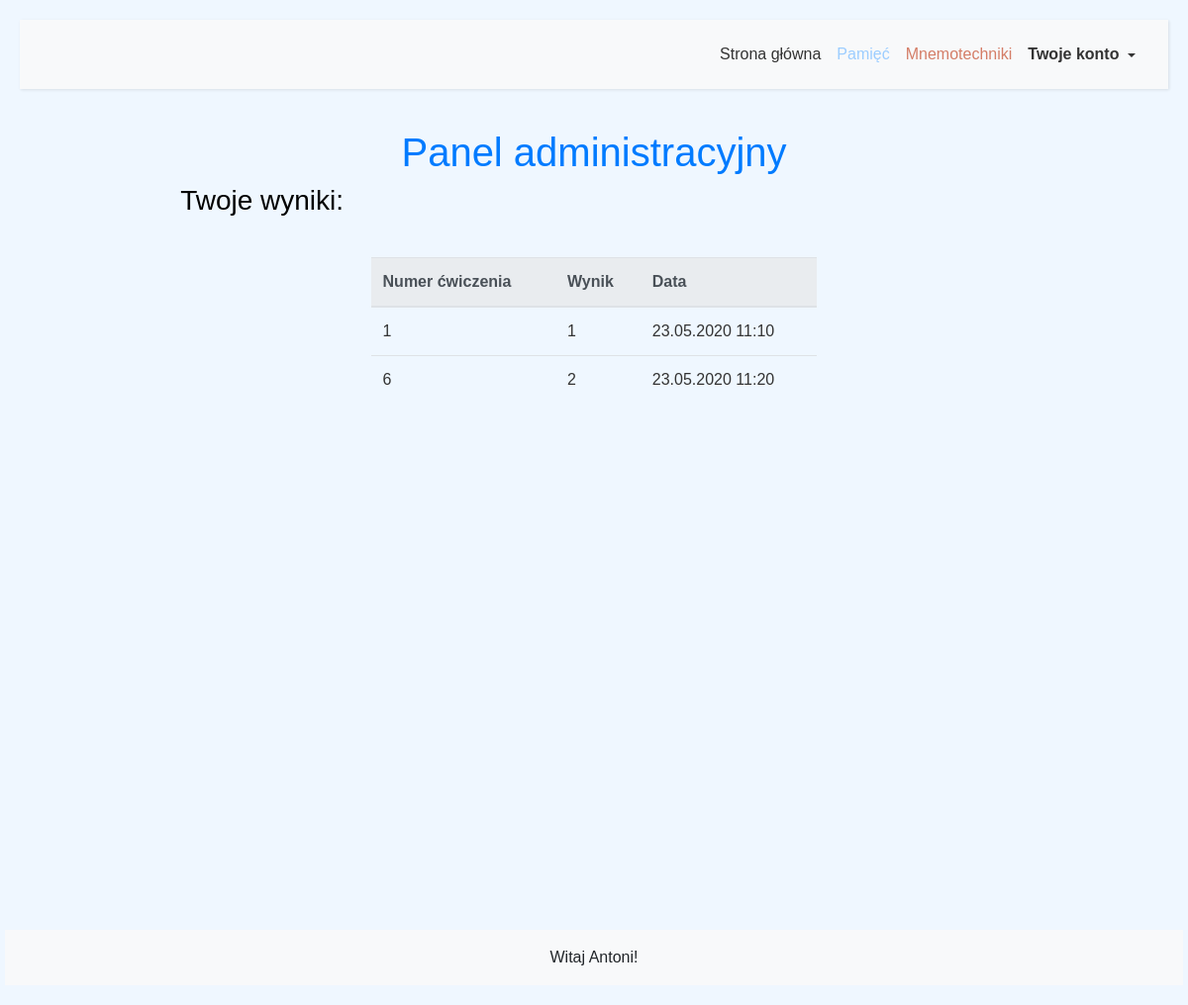
The page /konto (signed in) on the database its author committed.
### app.py (models this page shows, shortened)
class results(db.Model):
    _id = db.Column("id", db.Integer, primary_key=True, autoincrement=True)
    user_id = db.Column(db.Integer, db.ForeignKey('users.id'), nullable=False)
    exercise_id = db.Column(db.Integer, nullable=False)
    score = db.Column(db.Integer, nullable=False)
    date = db.Column(db.DateTime, nullable=False)

### app.py (the view)
@app.route('/konto')
def konto():
    return render_template("konto.html", twyniki = results.query.filter_by(user_id=session["id"]).all())

### templates/konto.html (shortened to what this page needs)
{% extends 'baseg.html' %}
{% set active_menu = "konto" %}
{% set active_page = None %}
{% block content %}
<div class="row justify-content-center">
    {% if session.role == 'admin' %}
    <h1><a href="{{url_for('view')}}">Panel administracyjny</a></h1>
    {% endif %}
</div>
{%  if twyniki %}
<h3>Twoje wyniki:</h3>
<div class="row justify-content-center">
    <div class="col-xl-6 col-lg-6 col-md-6 col-sm-10 col-xs-10">
        <table class="table">
            <thead class="thead-light">
                <tr>
                    <th scope="col">Numer ćwiczenia</th>
                    <th scope="col">Wynik</th>
                    <th scope="col">Data</th>
                </tr>
            </thead>
            {% for item in twyniki %}
            <tr scope="row">
                <td>{{ item.exercise_id }}</td>
                <td>{{ item.score }}</td>
                <td>{{ item.date.strftime("%d.%m.%Y %H:%M") }}</td>
            </tr>
            {% endfor %}
        </table>
    </div>
</div>
{% endif %}
{% endblock %}

### rows shown on the page
results: exercise_id "1", score "1", date "23.05.2020 11:10"
results: exercise_id "6", score "2", date "23.05.2020 11:20"

### other values the page prints
{{ session['name'] }} "Antoni"
